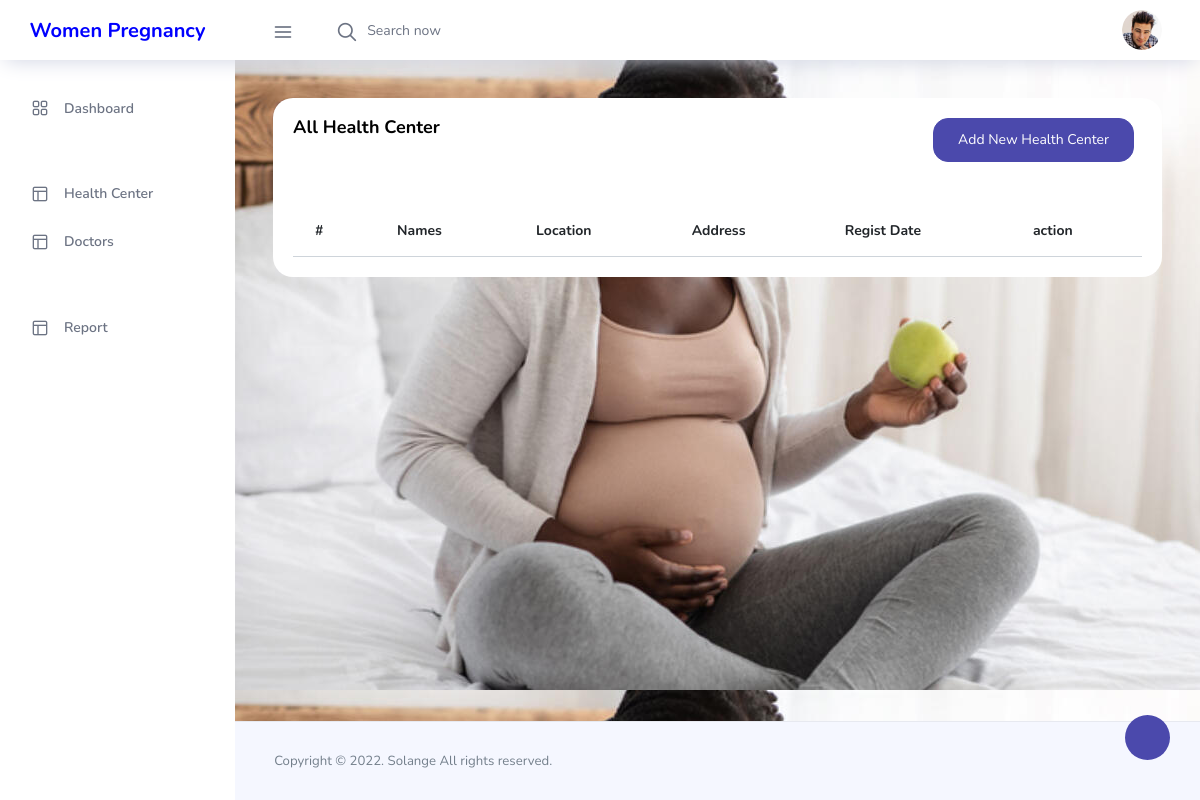
/admin/healthcenterall.php (signed in), run on an earlier commit of the app's database.
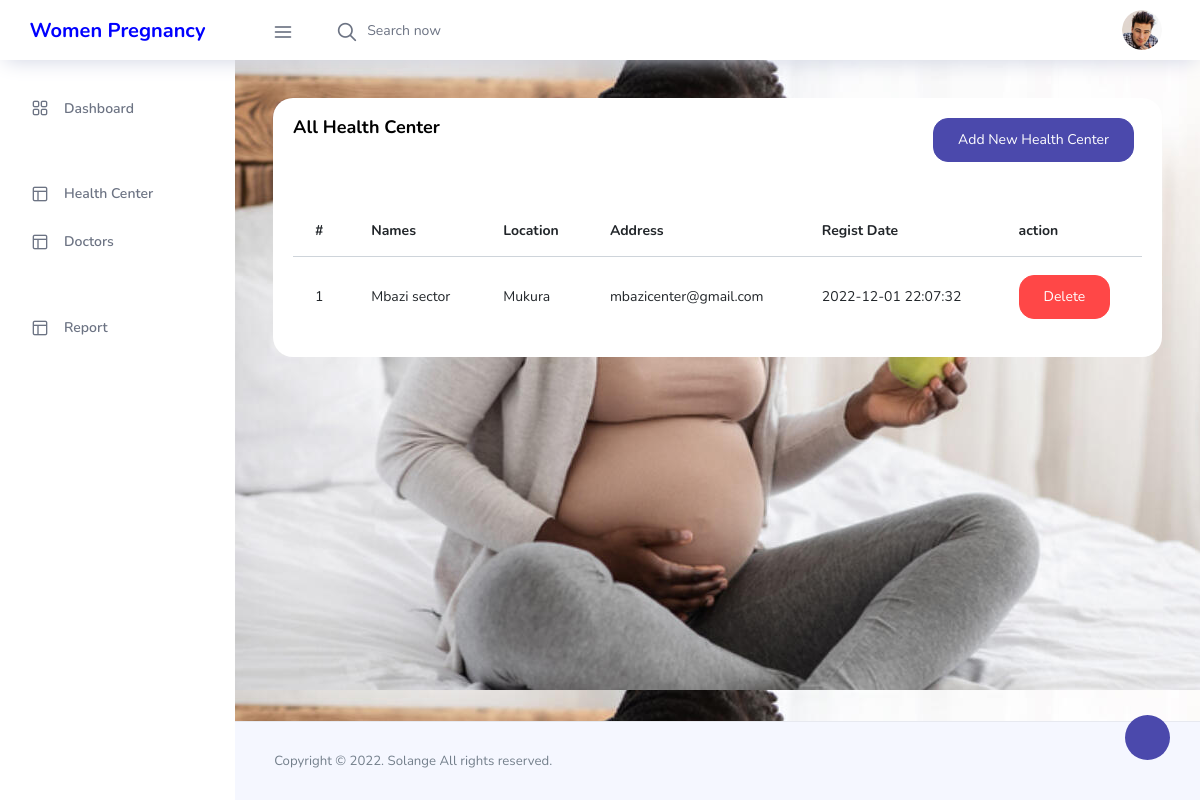
And on a later commit of the database.
### tables this page shows
CREATE TABLE `healthcenter` (
  `id` int(11) NOT NULL,
  `centername` text NOT NULL,
  `location` text NOT NULL,
  `address` varchar(222) NOT NULL,
  `registdate` timestamp NOT NULL DEFAULT current_timestamp() ON UPDATE current_timestamp()
);

### admin/healthcenterall.php (the view, shortened to what this page needs)
<?php
include 'navbar.php';
?>
      <div class="main-panel">
        <div class="content-wrapper">
          <div class="row">
          <div class="col-md-12 grid-margin stretch-card">
              <div class="card">
                <div class="card-body">
                <div class="row">
                    <div class="col-md-6">
                    <h4 class="card-title">All Health Center</h4>
                    </div>
                    <div class="col-md-6">
                        <a href="healthcenter.php" class=" float-right btn btn-primary mr-2">Add New Health Center</a>
                    </div>
                  </div>
                  <div class=" table-border-style">
                        <div class="table-responsive">
                  <br>
                  <br>
                        <table id="zero_config" class="table table-hover">
                                <thead>
                                    <tr>
                                        <th>#</th>
                                        <th>Names</th>
                                        <th>Location</th>
                                        <th>Address</th>
                                        <th>Regist Date</th>
                                        <th>action</th>
                                    </tr>
                                </thead>
                                <tbody>
                                <?php
                                    $quer=mysqli_query($conn,"SELECT * FROM healthcenter");
                                    while ($row=mysqli_fetch_array($quer)){
                                    ?>
                                    <tr>
                                        <td><?php echo $row['id'] ; ?></td>
                                        <td><?php echo $row['centername'] ; ?></td>
                                        <td><?php echo $row['location'] ; ?></td>
                                        <td><?php echo $row['address'] ; ?></td>
                                        <td><?php echo $row['registdate'] ; ?></td>
                                        <td>
                                            <a class="btn btn-danger"  href="delete.php?delhealth=<?php echo $row['id']; ?> " onclick="return confirm('are you sure! you want to delete this health center.')" id="red">Delete</a>
                                        </td>
                                    </tr>
                                    <?php
                                    }
                                    ?>
                                </tbody>
                        </table>
                        </div>
                    </div>
                </div>
              </div>
            </div>
          </div>
        </div>
        <?php
include 'footer.php';
?>

What changed in the data, as far as the page shows it:
added healthcenter: id "1", centername "Mbazi sector", location "Mukura", address "mbazicenter@gmail.com", registdate "2022-12-01 22:07:32"
